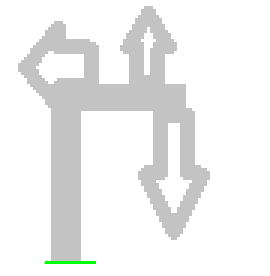
#> input picture test.png, 90 x 92 px (shown 3 times larger)
$ jupyter execute --allow-errors imageprocessing.ipynb
#> lines starting #> are read from the running program, lines starting #| are printed output that depends on the picture; after the words box and inside, x2 and y2 are one past the last pixel; in counts of white or black regions, pixels touching at a corner belong together
[cell 1]
from PIL import Image
import os
import numpy as np
from collections import deque

already_covered = (0, 0, 0)  # Color for covered area
possible_places = (195, 195, 195)  # Color for to cover area
to_cover_next_layer = (0, 255, 0)  # Color for layer itself

height = None
width = None

def load_image(image_path):
#> called with image_path = 'test.png'
    img = Image.open(image_path)
#> img is the input picture: PIL image 90x92 RGBA; mean R, G, B, A 240.3, 240.8, 240.3, 255
    img = img.convert("RGB")
#> img: PIL image 90x92 RGB
    img = np.array(img)

    global height, width
    height, width, _ = img.shape
#> height = 92; width = 90

    already_covered_coords = np.argwhere(np.all(img == already_covered, axis=-1))
#> already_covered_coords = empty array


    possible_places_coords = np.argwhere(np.all(img == possible_places, axis=-1))
#> possible_places_coords = 1958 pairs, first value 2 to 86, second value 6 to 69


    to_cover_next_layer_coords = np.argwhere(np.all(img == to_cover_next_layer, axis=-1))
#> to_cover_next_layer_coords = 17 rows, first 8: [87, 15], [87, 16], [87, 17], [87, 18], [87, 19], [87, 20], [87, 21], [87, 22]


    return set([tuple(i.tolist()) for i in already_covered_coords]), set([tuple(i.tolist()) for i in possible_places_coords]), deque([tuple(i.tolist()) for i in to_cover_next_layer_coords])


already_covered_coords, possible_places_coords, to_cover_next_layer_coords = load_image("test.png")
#> already_covered_coords = 0 items; possible_places_coords = 1958 items

[cell 2]
print("Already Covered Coordinates:", already_covered_coords)
#| Already Covered Coordinates: set()
print("possible_places_coords:", possible_places_coords)
#> (printed output is left out)
print("Layer Coordinates:", to_cover_next_layer_coords)

[cell 3]
for i in range(len(to_cover_next_layer_coords)):
    item=to_cover_next_layer_coords.popleft()
    possible_children = [
        (item[0], item[1] + 1), (item[0], item[1] - 1),
        (item[0] - 1, item[1]), (item[0] + 1, item[1]),
        (item[0] - 1, item[1] - 1), (item[0] - 1, item[1] + 1),
        (item[0] + 1, item[1] - 1), (item[0] + 1, item[1] + 1)
    ]
    for child in possible_children:
        if child in possible_places_coords and child not in already_covered_coords:
            to_cover_next_layer_coords.append(child)
            already_covered_coords.add(child)
#> this loop made 17 passes
#> item on passes 1 to 12: (87, 15), (87, 16), (87, 17), (87, 18), (87, 19), (87, 20), (87, 21), (87, 22), (87, 23), (87, 24), (87, 25), (87, 26)
#> after the loop, already_covered_coords = 10 items

[cell 4]
print("To Cover Coordinates:", to_cover_next_layer_coords)
print("Already Covered Coordinates:", already_covered_coords)

[cell 5]
# Create a new image to visualize the current state
if height is None or width is None:
    height = max(max(coord[0] for coord in already_covered_coords),
                max(coord[0] for coord in possible_places_coords)) + 1
    width = max(max(coord[1] for coord in already_covered_coords),
                max(coord[1] for coord in possible_places_coords)) + 1

# Create white background
result_img = np.full((height, width, 3), 255, dtype=np.uint8)

# Set colors for each coordinate set
for coord in possible_places_coords:
    result_img[coord[0], coord[1]] = possible_places
#> this loop made 1958 passes
#> coord on passes 1 to 3: (26, 21), (63, 25), (29, 32)
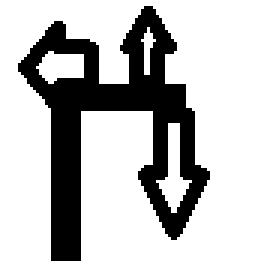
#> result_img: shape (92, 90, 3) (shown 3 times larger); values 195 (black) and 255 (white), 76.4% white; 1 black region, box (x1, y1, x2, y2) and area: (6, 2, 70, 87) 1958

for coord in already_covered_coords:
    result_img[coord[0], coord[1]] = already_covered
#> this loop made 10 passes
#> coord on passes 1 to 10: (86, 21), (86, 24), (86, 20), (86, 17), (86, 23), (86, 26), (86, 22), (86, 19), (86, 25), (86, 18)
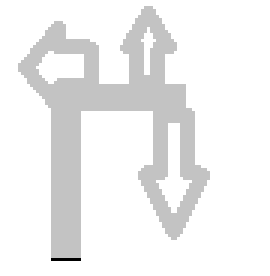
#> result_img: shape (92, 90, 3) (shown 3 times larger); 0.12% of pixels changed, all inside (x1, y1, x2, y2) = (17, 86, 27, 87)

for coord in to_cover_next_layer_coords:
    result_img[coord[0], coord[1]] = to_cover_next_layer
#> this loop made 10 passes

# Convert to PIL Image and save
result_image = Image.fromarray(result_img)
result_image.save("result.png")
print("Image saved as 'result.png'")

[cell 6]
def scale_image_no_interpolation(input_path, output_path, scale_factor):
    """
    Scales an image by an integer factor without interpolation (nearest neighbor).
    Args:
        input_path (str): Path to the input image.
        output_path (str): Path to save the scaled image.
        scale_factor (int): Scaling factor (must be >= 1).
    Returns:
        str: Path to the saved scaled image.
    """
#> called with input_path = 'result.png', output_path = 'scaled_result.png', scale_factor = 10
    img = Image.open(input_path)
    img = img.convert("RGB")
    arr = np.array(img)
    scaled_arr = np.repeat(np.repeat(arr, scale_factor, axis=0), scale_factor, axis=1)
    scaled_img = Image.fromarray(scaled_arr)
    scaled_img.save(output_path)
    return output_path

[cell 7]
scale_image_no_interpolation("result.png", "scaled_result.png", 10)

[cell 8]
import subprocess
import requests
import time
import ollama

OLLAMA_URL = "http://localhost:11434"

def is_ollama_running():
    try:
        response = requests.get(OLLAMA_URL)
        return response.status_code == 200
    except requests.exceptions.ConnectionError:
        return False

def start_ollama_daemon():
    # This assumes 'ollama' is in your system PATH
    subprocess.Popen(['ollama', 'serve'], stdout=subprocess.DEVNULL, stderr=subprocess.DEVNULL)

def pull_model(model_name):
    subprocess.run(['ollama', 'pull', model_name])

def wait_for_server(timeout=15):
    for _ in range(timeout):
        if is_ollama_running():
            return True
        time.sleep(1)
    return False

# --- Main automation flow ---
model = 'qwen2.5vl:7b'

#> (the rest of this cell did not finish here and is left out)

[cell 9]
green_groups = [[(78, 59), (79, 59), (79, 58)], [(74, 65), (74, 66), (74, 64), (74, 63), (74, 62)]]

numbered_groups = {i: group for i, group in enumerate(green_groups)}
#> numbered_groups = {0: [(78, 59), (79, 59), (79, 58)], 1: [(74, 65), (74, 66), (74, 64), (74, 63), (74, 62)]}
numbered_groups_string = '\n'+'\n'.join(f"{i}: {group}" for i, group in numbered_groups.items())

print("Numbered Groups:", numbered_groups_string)
